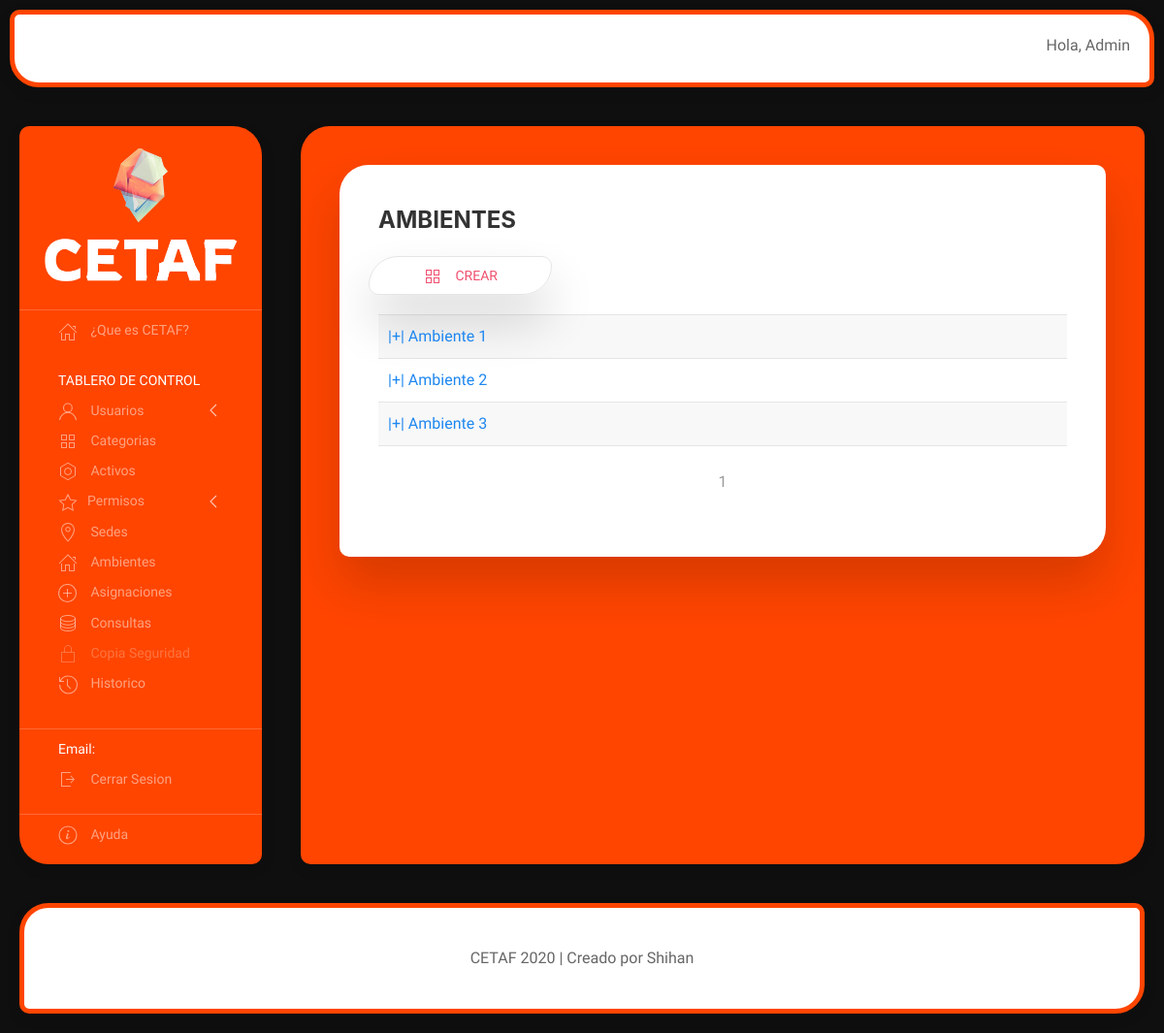
The app's page /ambientes/ (signed in), older data.
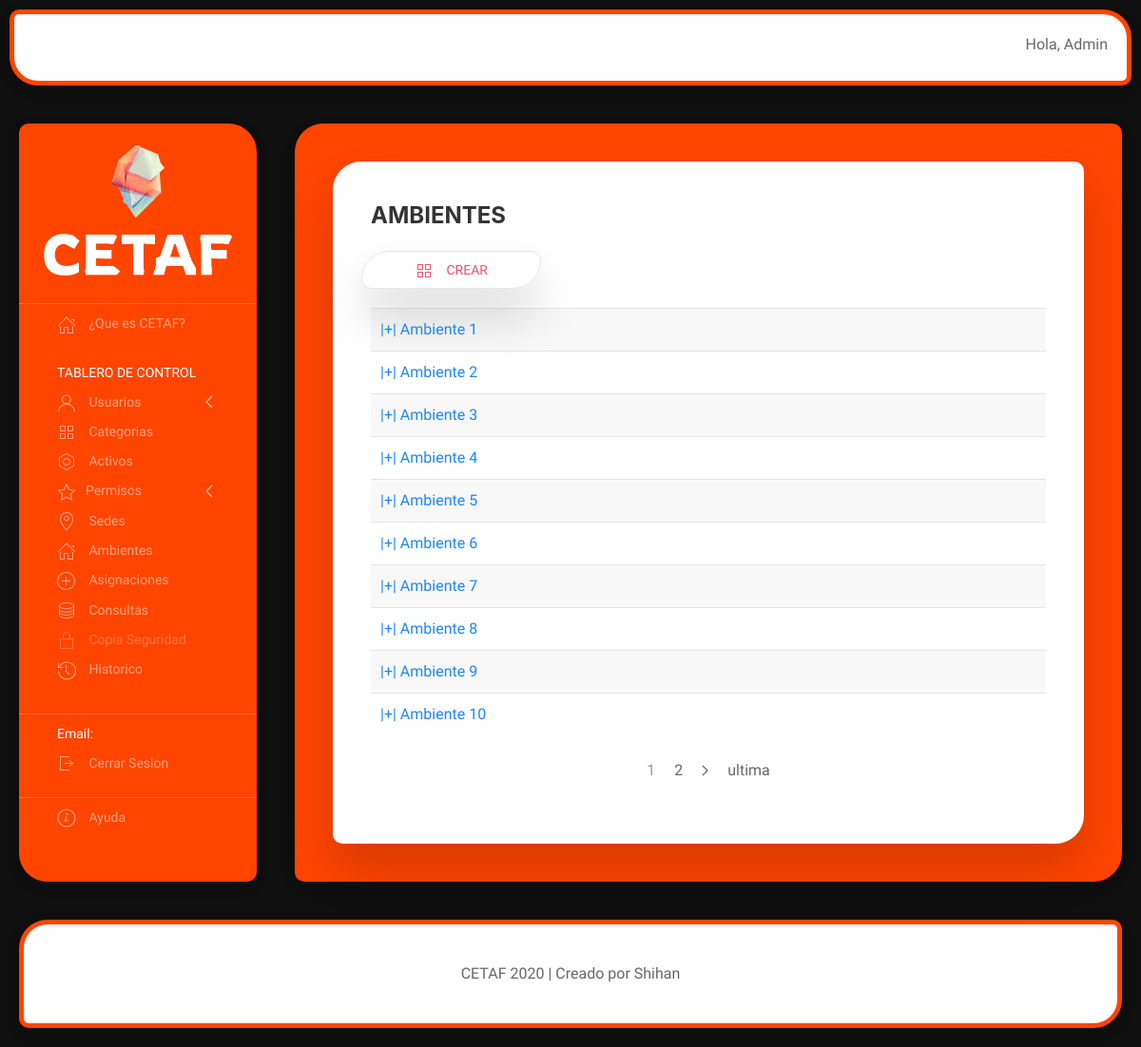
The same page, newer data.
### cetaf/models.py (models this page shows, shortened)
class Ambiente(models.Model):
    nombre = models.CharField(max_length=50)
    descripcion = models.TextField()

### cetaf/views.py (the view)
# urls.py: path('ambientes/', lts_ambiente.as_view(), name='lts_ambiente'),
@method_decorator(decoradores, name='dispatch')
class lts_ambiente(ListView):
    model = Ambiente
    template_name = 'ambientes/index.html'
    paginate_by = 10
    def dispatch(self, request, *args, **kwargs):
        return super().dispatch(request, *args, **kwargs)

### cetaf/templates/ambientes/index.html (shortened to what this page needs)
{% extends "home/index.html" %}
{% load static %}
{% block contenido %}
<div class="uk-card uk-card-default uk-card-body uk-align-center uk-box-shadow-xlarge uk-margin-small" style="border-radius: 30px 10px;">
    <h3 class="uk-card-title uk-text-bold">AMBIENTES</h3>
    {% block contenido_ambiente %}
        <ul class="uk-nav-default uk-nav-parent-icon" uk-nav>
            <li class="uk-button uk-button-default uk-button-small uk-box-shadow-xlarge" style="border-radius: 30px 10px; margin-left: 30px"><a class="uk-text-danger" href="{% url 'crear_ambiente' %}"><span class="uk-margin-small-right" uk-icon="icon: thumbnails"></span> Crear</a></li>
        </ul>
        <ul class="uk-list uk-list-striped">
            {% for ambiente in page_obj %}
                <li><a href="{% url 'detalle_ambiente' ambiente.id %}" uk-toggle>|+| {{ambiente.nombre}}</a></li>
            {% endfor %}
        </ul>
        <div>
            <span>
                <ul class="uk-pagination uk-link-heading uk-flex-center" uk-margin>
                    {% for i in paginator.page_range %}
                        {% if page_obj.number == i %}
                            <li><span>{{ i }}</span></li>
                        {% else %}
                            <li><a href="?page={{ i }}">{{ i }}</a></li>
                        {% endif %}
                    {% endfor %}
                    {% if page_obj.has_next %}
                        <li><a href="?page={{ page_obj.next_page_number }}"><span uk-pagination-next></span></a></li>
                        <li><a href="?page={{ page_obj.paginator.num_pages }}">ultima</a></li>
                    {% endif %}
                        </ul>
            </span>
        </div>
    {% endblock contenido_ambiente %}
</div>
{% endblock %}

Row changes from the older to the newer data that the page shows:
added Ambiente: nombre "Ambiente 4"
added Ambiente: nombre "Ambiente 5"
added Ambiente: nombre "Ambiente 6"
added Ambiente: nombre "Ambiente 7"
added Ambiente: nombre "Ambiente 8"
added Ambiente: nombre "Ambiente 9"
added Ambiente: nombre "Ambiente 10"
Text that changed along with them:
new list line: "2"
text now shown: "ultima"
